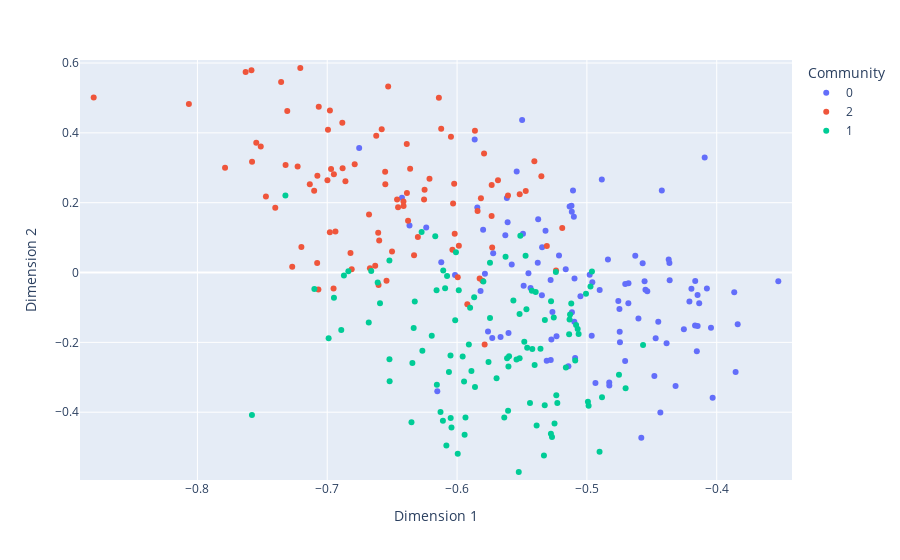

The code cell stored with this chart in its notebook:
### Markdown cell above
Mixed Membership model

### Code cell
# Code up a mixed membership model 
random.seed(1)

K=3
n= 300

# use our new function to make a MMSBM
A, largest_prob, P = make_MMSBM(n, K)

A = A.astype(float)
ya = UASE([A], 2)
plot_embedding(ya, n, 1, largest_prob)
